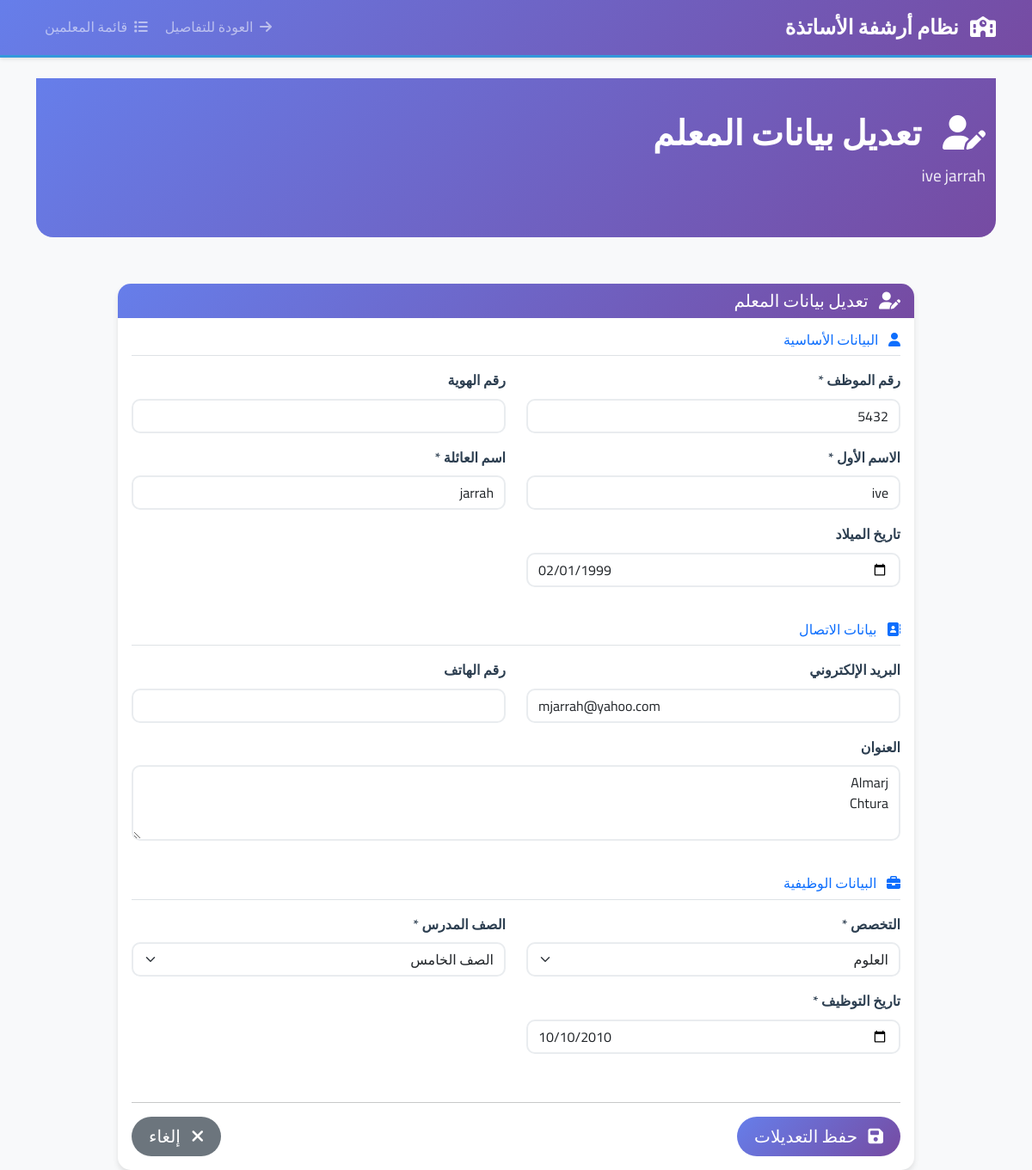
Page /teachers/edit.php?id=22 (signed in) on the committed database.
### tables this page shows
CREATE TABLE teachers (
            id INTEGER PRIMARY KEY AUTOINCREMENT,
            user_id INTEGER UNIQUE,
            employee_id VARCHAR(20) UNIQUE,
            first_name VARCHAR(50) NOT NULL,
            last_name VARCHAR(50) NOT NULL,
            email VARCHAR(100),
            phone VARCHAR(20),
            address TEXT,
            hire_date DATE,
            birth_date DATE,
            national_id VARCHAR(20),
            subject VARCHAR(100),
            grade_level VARCHAR(50),
            photo VARCHAR(255),
            is_present INTEGER DEFAULT 0,
            created_at DATETIME DEFAULT CURRENT_TIMESTAMP,
            updated_at DATETIME DEFAULT CURRENT_TIMESTAMP,
            FOREIGN KEY (user_id) REFERENCES users(id) ON DELETE CASCADE
        );

### config/database.php (called while the page is built, shortened)
<?php
class Database {
    private $db;
    private $dbPath;
    public function __construct($dbPath = null) {
        $this->dbPath = $dbPath ?? (defined('DB_PATH') ? DB_PATH : 'C:\xampp\htdocs\school-system\database\school_archive.db');
        $this->createTables();
    }
    private function connect() {
        try {
            $dir = dirname($this->dbPath);
            $this->db = new PDO('sqlite:' . $this->dbPath);
            $this->db->setAttribute(PDO::ATTR_ERRMODE, PDO::ERRMODE_EXCEPTION);
            $this->db->exec('PRAGMA foreign_keys = ON');
        } catch (PDOException $e) {
            die('خطأ في الاتصال بقاعدة البيانات: ' . $e->getMessage());
        }
    }
    private function createTables() {
        try {
            $this->db->exec($sql);
            $this->insertDefaultData();
        } catch (PDOException $e) {
            die('خطأ في إنشاء الجداول: ' . $e->getMessage());
        }
    }
    private function insertDefaultData() {
        $stmt = $this->db->prepare("SELECT COUNT(*) FROM users WHERE role = 'admin'");
        $stmt->execute();
        $adminCount = $stmt->fetchColumn();
        $stmt = $this->db->prepare("SELECT COUNT(*) FROM subjects");
        $stmt->execute();
        $subjectsCount = $stmt->fetchColumn();
        $stmt = $this->db->prepare("SELECT COUNT(*) FROM grades");
        $stmt->execute();
        $gradesCount = $stmt->fetchColumn();
    }
    public function query($sql, $params = []) {
        try {
            $stmt = $this->db->prepare($sql);
            $stmt->execute($params);
            return $stmt;
        } catch (PDOException $e) {
            throw new Exception('خطأ في تنفيذ الاستعلام: ' . $e->getMessage());
        }
    }
}
?>

### config/config.php (called while the page is built, shortened)
<?php
require_once __DIR__ . '/database.php';
try {
    $db = new Database(DB_PATH);
} catch (Exception $e) {
    die('خطأ في الاتصال بقاعدة البيانات: ' . $e->getMessage());
}
?>

### teachers/edit.php (the view, shortened to what this page needs)
<?php
require_once '../config/config.php';
$teacherId = (int)($_GET['id'] ?? 0);
try {
    $stmt = $db->query("SELECT t.*, u.username, u.is_active
                       FROM teachers t
                       LEFT JOIN users u ON t.user_id = u.id
                       WHERE t.id = ?", [$teacherId]);
    $teacher = $stmt->fetch(PDO::FETCH_ASSOC);
} catch (Exception $e) {
    showMessage('خطأ في جلب بيانات المعلم', 'error');
    redirect('list.php');
}
?>
<!DOCTYPE html>
<html lang="ar" dir="rtl">
<head>
    <link href="https://cdn.jsdelivr.net/npm/bootstrap@5.3.0/dist/css/bootstrap.rtl.min.css" rel="stylesheet">
    <link href="https://cdnjs.cloudflare.com/ajax/libs/font-awesome/6.4.0/css/all.min.css" rel="stylesheet">
    <link href="../assets/css/style.css" rel="stylesheet">
</head>
<body>
    <nav class="navbar navbar-expand-lg navbar-dark bg-primary">
        <div class="container">
            <a class="navbar-brand" href="../index.php">
                <i class="fas fa-school me-2"></i>
                <?php echo APP_NAME; ?>
            </a>
            <div class="navbar-nav ms-auto">
                <a class="nav-link" href="view.php?id=<?php echo $teacherId; ?>">
                    <i class="fas fa-arrow-right me-1"></i>
                    العودة للتفاصيل
                </a>
                <a class="nav-link" href="list.php">
                    <i class="fas fa-list me-1"></i>
                    قائمة المعلمين
                </a>
            </div>
        </div>
    </nav>
    <div class="container mt-4">
        <div class="row mb-4">
            <div class="col-12">
                <div class="page-header">
                    <div class="container">
                        <h1 class="page-title">
                            <i class="fas fa-user-edit me-3"></i>
                            تعديل بيانات المعلم
                        </h1>
                        <p class="page-subtitle"><?php echo htmlspecialchars($teacher['first_name'] . ' ' . $teacher['last_name']); ?></p>
                    </div>
                </div>
            </div>
        </div>
        <div class="row justify-content-center">
            <div class="col-lg-10">
                <div class="card">
                    <div class="card-header">
                        <h5 class="card-title mb-0">
                            <i class="fas fa-user-edit me-2"></i>
                            تعديل بيانات المعلم
                        </h5>
                    </div>
                    <div class="card-body">
                        <form method="POST" class="needs-validation" novalidate>
                            <div class="row mb-4">
                                <div class="col-12">
                                    <h6 class="text-primary border-bottom pb-2 mb-3">
                                        <i class="fas fa-user me-2"></i>
                                        البيانات الأساسية
                                    </h6>
                                </div>
                                <div class="col-md-6 mb-3">
                                    <label for="employee_id" class="form-label">رقم الموظف *</label>
                                    <input type="text" class="form-control" id="employee_id" name="employee_id"
                                           value="<?php echo htmlspecialchars($_POST['employee_id'] ?? $teacher['employee_id']); ?>"
                                           required>
                                </div>
                                <div class="col-md-6 mb-3">
                                    <label for="national_id" class="form-label">رقم الهوية</label>
                                    <input type="text" class="form-control" id="national_id" name="national_id"
                                           value="<?php echo htmlspecialchars($_POST['national_id'] ?? $teacher['national_id']); ?>">
                                </div>
                                <div class="col-md-6 mb-3">
                                    <label for="first_name" class="form-label">الاسم الأول *</label>
                                    <input type="text" class="form-control" id="first_name" name="first_name"
                                           value="<?php echo htmlspecialchars($_POST['first_name'] ?? $teacher['first_name']); ?>"
                                           required>
                                </div>
                                <div class="col-md-6 mb-3">
                                    <label for="last_name" class="form-label">اسم العائلة *</label>
                                    <input type="text" class="form-control" id="last_name" name="last_name"
                                           value="<?php echo htmlspecialchars($_POST['last_name'] ?? $teacher['last_name']); ?>"
                                           required>
                                </div>
                                <div class="col-md-6 mb-3">
                                    <label for="birth_date" class="form-label">تاريخ الميلاد</label>
                                    <input type="date" class="form-control" id="birth_date" name="birth_date"
                                           value="<?php echo htmlspecialchars($_POST['birth_date'] ?? $teacher['birth_date']); ?>">
                                </div>
                            </div>
                            <div class="row mb-4">
                                <div class="col-12">
                                    <h6 class="text-primary border-bottom pb-2 mb-3">
                                        <i class="fas fa-address-book me-2"></i>
                                        بيانات الاتصال
                                    </h6>
                                </div>
                                <div class="col-md-6 mb-3">
                                    <label for="email" class="form-label">البريد الإلكتروني</label>
                                    <input type="email" class="form-control" id="email" name="email"
                                           value="<?php echo htmlspecialchars($_POST['email'] ?? $teacher['email']); ?>">
                                </div>
                                <div class="col-md-6 mb-3">
                                    <label for="phone" class="form-label">رقم الهاتف</label>
                                    <input type="tel" class="form-control" id="phone" name="phone"
                                           value="<?php echo htmlspecialchars($_POST['phone'] ?? $teacher['phone']); ?>">
                                </div>
                                <div class="col-12 mb-3">
                                    <label for="address" class="form-label">العنوان</label>
                                    <textarea class="form-control" id="address" name="address" rows="3"><?php echo htmlspecialchars($_POST['address'] ?? $teacher['address']); ?></textarea>
                                </div>
                            </div>
                            <div class="row mb-4">
                                <div class="col-12">
                                    <h6 class="text-primary border-bottom pb-2 mb-3">
                                        <i class="fas fa-briefcase me-2"></i>
                                        البيانات الوظيفية
                                    </h6>
                                </div>
                                <div class="col-md-6 mb-3">
                                    <label for="subject" class="form-label">التخصص *</label>
                                    <select class="form-select" id="subject" name="subject" required>
                                        <option value="العلوم" <?php echo ($_POST['subject'] ?? $teacher['subject']) === 'العلوم' ? 'selected' : ''; ?>>العلوم</option>
                                    </select>
                                </div>
                                <div class="col-md-6 mb-3">
                                    <label for="grade_level" class="form-label">الصف المدرس *</label>
                                    <select class="form-select" id="grade_level" name="grade_level" required>
                                        <option value="الصف الخامس" <?php echo ($_POST['grade_level'] ?? $teacher['grade_level']) === 'الصف الخامس' ? 'selected' : ''; ?>>الصف الخامس</option>
                                    </select>
                                </div>
                                <div class="col-md-6 mb-3">
                                    <label for="hire_date" class="form-label">تاريخ التوظيف *</label>
                                    <input type="date" class="form-control" id="hire_date" name="hire_date"
                                           value="<?php echo htmlspecialchars($_POST['hire_date'] ?? $teacher['hire_date']); ?>"
                                           required>
                                </div>
                            </div>
                            <div class="row">
                                <div class="col-12">
                                    <hr>
                                    <div class="d-flex justify-content-between">
                                        <div>
                                            <button type="submit" class="btn btn-primary btn-lg">
                                                <i class="fas fa-save me-2"></i>
                                                حفظ التعديلات
                                            </button>
                                        </div>
                                        <div>
                                            <a href="view.php?id=<?php echo $teacherId; ?>" class="btn btn-secondary btn-lg">
                                                <i class="fas fa-times me-2"></i>
                                                إلغاء
                                            </a>
                                        </div>
                                    </div>
                                </div>
                            </div>
                        </form>
                    </div>
                </div>
            </div>
        </div>
    </div>
</body>
</html>

### assets/css/style.css (style rules this page uses)
body { font-family: 'Cairo', 'Segoe UI', Tahoma, Geneva, Verdana, sans-serif; background-color: #f8f9fa; line-height: 1.6; }
:root { --primary-color: #2c3e50; --secondary-color: #3498db; --success-color: #27ae60; --warning-color: #f39c12; --danger-color: #e74c3c; --info-color: #17a2b8; --light-color: #ecf0f1; --dark-color: #2c3e50; --gradient-primary: linear-gradient(135deg, #667eea 0%, #764ba2 100%); --gradient-success: linear-gradient(135deg, #4facfe 0%, #00f2fe 100%); --gradient-warning: linear-gradient(135deg, #fa709a 0%, #fee140 100%); --gradient-danger: linear-gradient(135deg, #ff6b6b 0%, #ffa500 100%); }
.bg-primary { background: var(--gradient-primary) !important; }
.navbar { box-shadow: 0 2px 4px rgba(0,0,0,0.1); border-bottom: 3px solid #3498db; }
.navbar-brand { font-weight: 700; font-size: 1.5rem; }
.navbar-nav .nav-link { font-weight: 500; transition: all 0.3s ease; border-radius: 5px; margin: 0 2px; }
.card { border: none; border-radius: 15px; box-shadow: 0 4px 6px rgba(0,0,0,0.1); transition: all 0.3s ease; overflow: hidden; }
.card-header { background: var(--gradient-primary); color: white; border-bottom: none; font-weight: 600; }
.btn { border-radius: 25px; font-weight: 500; padding: 8px 20px; transition: all 0.3s ease; border: none; }
.btn-primary { background: var(--gradient-primary); }
.form-control, .form-select { border-radius: 10px; border: 2px solid #e9ecef; transition: all 0.3s ease; font-family: 'Cairo', sans-serif; }
.form-label { font-weight: 600; color: var(--dark-color); margin-bottom: 8px; }
.fa, .fas, .far, .fab { transition: all 0.3s ease; }
.card { animation: fadeInUp 0.6s ease-out; }
.page-header { background: var(--gradient-primary); color: white; padding: 40px 0; margin-bottom: 30px; border-radius: 0 0 20px 20px; }
.page-title { font-size: 2.5rem; font-weight: 700; margin-bottom: 10px; }
.page-subtitle { font-size: 1.2rem; opacity: 0.9; }

### rows in the picture
teachers: first_name+last_name "ive jarrah", employee_id "5432", first_name "ive", last_name "jarrah", birth_date "02/01/1999", email "mjarrah@yahoo.com", address "Almarj Chtura", subject "العلوم", grade_level "الصف الخامس", hire_date "10/10/2010"

### other values in the picture
APP_NAME "نظام أرشفة الأساتذة"
